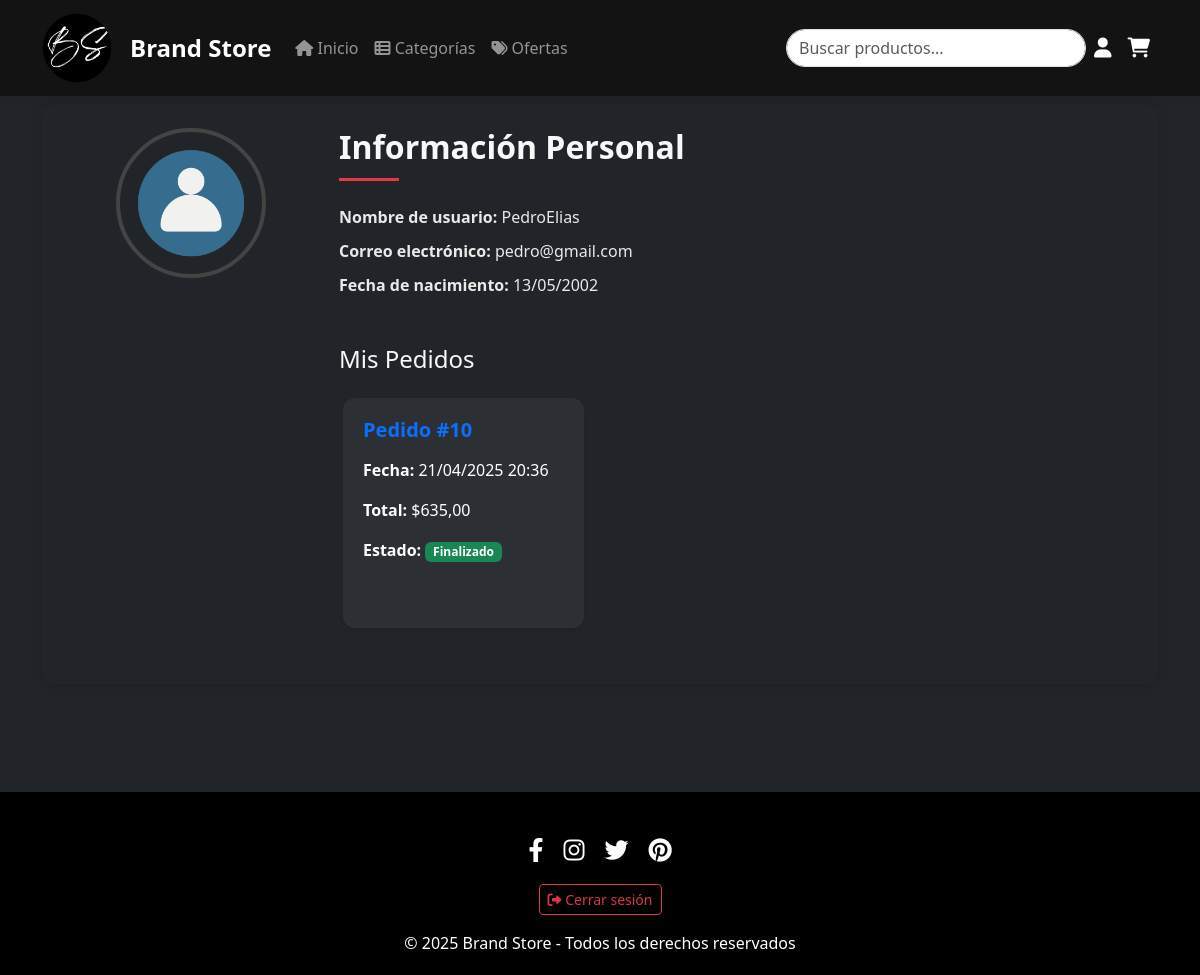
Before: /perfil/ (signed in) with the older database file.
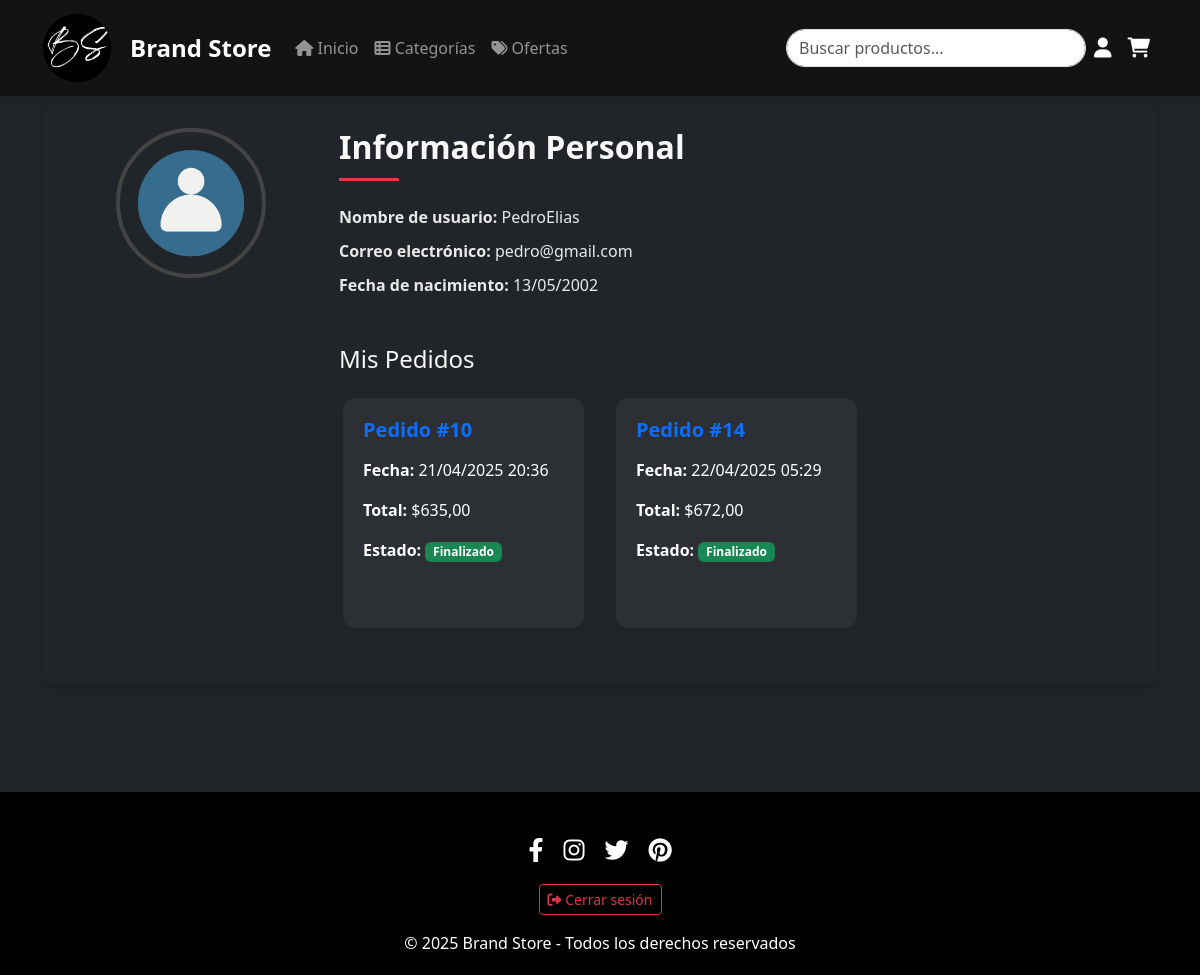
After: the same page with the newer database file.
### productos/models.py (models this page shows, shortened)
class PerfilUsuario(models.Model):
    user = models.OneToOneField(User, on_delete=models.CASCADE)
    fecha_nacimiento = models.DateField(null=True, blank=True)

class Pedido(models.Model):
    usuario = models.ForeignKey(User, on_delete=models.CASCADE)  # Agregado el campo usuario
    fecha = models.DateTimeField(default=timezone.now)
    total = models.DecimalField(max_digits=10, decimal_places=2)

### productos/views.py (the view)
# urls.py: path('perfil/', views.perfil_usuario, name='perfil'),
@login_required
def perfil_usuario(request):
    usuario = request.user
    pedidos = Pedido.objects.filter(usuario=usuario)
    carrito = request.session.get('cart', {})
    total_carrito = sum(item['cantidad'] for item in carrito.values())
    return render(request, 'productos/perfil.html', {
        'usuario': usuario,
        'pedidos': pedidos,
        'total_carrito': total_carrito
    })

### productos/templates/productos/perfil.html
{% load static %}
{% include 'productos/menu.html' %}
<div class="container mt-5">
    <div class="perfil-container p-4">
        <div class="row align-items-start">
            <div class="col-md-3 text-center mb-4 mb-md-0">
                <div class="perfil-img">
                    <img src="{% static 'images/pfp.png' %}" alt="Foto de perfil" class="rounded-circle" style="width: 150px; height: 150px; object-fit: cover;">
                </div>
            </div>
            <div class="col-md-9">
                <h2 class="section-title mb-4">Información Personal</h2>
                <div class="perfil-datos mb-5">
                    <p><strong>Nombre de usuario:</strong> {{ usuario.username }}</p>
                    <p><strong>Correo electrónico:</strong> {{ usuario.email }}</p>
                    <p><strong>Fecha de nacimiento:</strong> {{ usuario.perfilusuario.fecha_nacimiento|date:"d/m/Y" }}</p>
                </div>
                <div class="perfil-pedidos">
                    <h4 class="mb-4">Mis Pedidos</h4>
                    {% if pedidos %}
                        <div class="row gx-4 gy-4">
                            {% for pedido in pedidos %}
                            <div class="col-md-6 col-lg-4">
                                <div class="card h-100 shadow-sm border-0" style="background-color: #2c3034; color: white; border-radius: 12px;">
                                    <div class="card-body">
                                        <h5 class="card-title text-primary mb-3">Pedido #{{ pedido.id }}</h5>
                                        <p><strong>Fecha:</strong> {{ pedido.fecha|date:"d/m/Y H:i" }}</p>
                                        <p><strong>Total:</strong> ${{ pedido.total }}</p>
                                        <p><strong>Estado:</strong>
                                            <span class="badge bg-success text-white">Finalizado</span>
                                        </p>
                                    </div>
                                </div>
                            </div>
                            {% endfor %}
                        </div>
                    {% else %}
                        <p>No tienes pedidos realizados aún.</p>
                    {% endif %}
                </div>
            </div>
        </div>
    </div>
</div>
{% include 'productos/footer.html' %}

### productos/templates/productos/menu.html (shortened to what this page needs)
{% load static %}
<!DOCTYPE html>
<html lang="es">
<head>
    <link rel="stylesheet" href="{% static 'css/bootstrap.min.css' %}">
    <link rel="stylesheet" href="{% static 'css/bootstrap.css' %}">
    <link rel="stylesheet" href="{% static 'css/style.css' %}">
    <link rel="stylesheet" href="https://cdnjs.cloudflare.com/ajax/libs/font-awesome/6.0.0/css/all.min.css">
</head>
<body>
    <nav class="navbar navbar-expand-lg navbar-dark">
        <div class="container d-flex align-items-center justify-content-between">
            <a href="{% url 'productos:index' %}" class="navbar-brand d-flex align-items-center">
                <img src="{% static 'images/logobs.png' %}" alt="Logo" width="70px" height="70px">
                <span class="ms-2">Brand Store</span>
            </a>
            <ul class="navbar-nav me-auto mb-2 mb-lg-0">
                <li class="nav-item">
                    <a class="nav-link" href="{% url 'productos:index' %}">
                        <i class="fas fa-home"></i> Inicio
                    </a>
                </li>
                <li class="nav-item">
                    <a class="nav-link" href="{% url 'productos:categorias' %}">
                        <i class="fas fa-th-list"></i> Categorías
                    </a>
                </li>
                <li class="nav-item">
                    <a class="nav-link" href="{% url 'productos:productos_en_oferta' %}">
                        <i class="fas fa-tags"></i> Ofertas
                    </a>
                </li>
            </ul>
            <form class="d-flex align-items-center" method="get" action="{% url 'productos:buscar_productos' %}">
                <input class="form-control me-2" type="search" placeholder="Buscar productos..." name="search-input" id="search-input" aria-label="Buscar">
                <a href="{% url 'productos:perfil' %}" class="text-white me-3 fs-5"><i class="fas fa-user"></i></a>
                <div class="position-relative me-2" id="cart-icon">
                    <a href="{% url 'productos:carrito' %}" class="text-white fs-5 position-relative">
                        <i class="fas fa-shopping-cart"></i>
                    </a>
                </div>
            </form>
        </div>
    </nav>
</body>
</html>

### productos/templates/productos/footer.html (shortened to what this page needs)
{% load static %}
<footer class="footer mt-5">
    <div class="container text-center">
        <div class="social-icons mb-2">
            <a href="https://www.facebook.com/share/1Hnr63tP9Q" target="_blank"><i class="fab fa-facebook-f"></i></a>
            <a href="https://www.instagram.com/bra.ndstore77" target="_blank"><i class="fab fa-instagram"></i></a>
            <a href="http://127.0.0.1:8000/admin" target="_blank" ><i class="fab fa-twitter" ></i></a>
            <a href="#" target="_blank"><i class="fab fa-pinterest"></i></a>
        </div>
        {% if user.is_authenticated %}
            <a href="{% url 'productos:logout' %}" class="btn btn-outline-danger btn-sm mt-2">
                <i class="fas fa-sign-out-alt"></i> Cerrar sesión
            </a>
        {% else %}
            <a href="{% url 'productos:login' %}" class="btn btn-outline-primary btn-sm mt-2">
                <i class="fas fa-sign-in-alt"></i> Iniciar sesión
            </a>
        {% endif %}
        <p class="mt-3">&copy; 2025 Brand Store - Todos los derechos reservados</p>
    </div>
</footer>
</body>
</html>

### static/css/style.css (style rules this page uses)
:root { --primary-color: #e63946; --secondary-color: #f8f9fa; --dark-color: #212529; --light-color: #f8f8f8; }
html, body { height: 100%; margin: 0; }
body { background-color: var(--dark-color); color: var(--light-color); padding-top: 56px; display: flex; flex-direction: column; }
.navbar { background-color: rgb(20, 19, 19) !important; box-shadow: 0 2px 10px rgba(0,0,0,0.1); position: fixed; top: 0; width: 100%; z-index: 1000; }
.navbar-brand { font-weight: 700; font-size: 1.5rem; color: white !important; display: flex; align-items: center; gap: 10px; margin-left: 0; }
.form-control { width: 300px; border-radius: 20px; }
.section-title { position: relative; margin-bottom: 30px; padding-bottom: 15px; }
.section-title:after { content: ''; position: absolute; bottom: 0; left: 0; width: 60px; height: 3px; background-color: var(--primary-color); }
.card { border: none; border-radius: 10px; overflow: hidden; box-shadow: 0 5px 15px rgba(0,0,0,0.1); transition: all 0.3s ease; margin-bottom: 30px; height: 100%; }
.card-body { padding: 20px; }
.card-title { font-weight: 600; margin-bottom: 15px; color: var(--dark-color); }
.footer { background-color: black; color: white; padding: 40px 0 20px; margin-top: auto; text-align: center; }
.footer p { margin-bottom: 0; }
.social-icons { display: flex; justify-content: center; gap: 20px; margin-bottom: 20px; }
.social-icons a { color: white; font-size: 1.5rem; transition: color 0.3s ease; }
.perfil-container { padding: 40px; border-radius: 12px; box-shadow: 0 2px 12px rgba(0, 0, 0, 0.15); background-color: var(--dark-color); margin-bottom: 60px; }
.perfil-img img { border: 4px solid #444; }
.perfil-datos p { font-size: 1rem; margin-bottom: 10px; color: #e8e9e8; }
h2.section-title { font-size: 2rem; font-weight: bold; color: var(--light-color); margin-bottom: 25px; }
.perfil-pedidos { margin-top: 40px; }
.perfil-pedidos h4 { font-size: 1.5rem; margin-bottom: 20px; color: var(--light-color); }
@media (min-width: 992px) { .col-lg-4 { max-width: 300px; } }
.row.gx-4.gy-4 > [class*='col-'] { padding-left: 1rem; padding-right: 1rem; margin-bottom: 2rem; }

Changed rows visible on the page:
added Pedido: id "14", fecha "22/04/2025 05:29", total "672,00"
